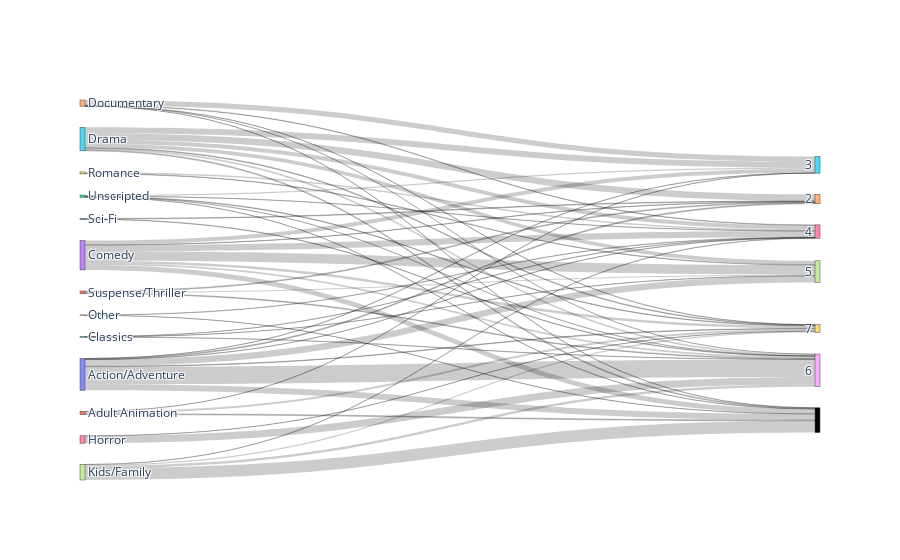

Notebook code cell kept with this figure:
### Code cell
link = dict(source = source, target = target, value = value)
node = dict(label = label, pad=50, thickness=5)
data = go.Sankey(link = link, node=node)
# plot
fig = go.Figure(data)
fig.show()

### Figure 1 — Plotly figure (JSON) as saved in the notebook; plotly's stock layout.template omitted (floating-point values rounded to 4 significant figures)
{"data": [{"link": {"source": [0, 0, 0, 0, 0, 0, 0, 1, 1, 1, 2, 2, 2, 3, 3, 3, 3, 3, 3, 3, 4, 4, 4, 4, 4, 5, 5, 5, 5, 5, 5, 5, 6, 6, 7, 7, 7, 7, 8, 8, 9, 9, 10, 10, 11, 11, 11, 12, 12, 12, 12, 12], "target": [14, 15, 16, 17, 18, 19, 20, 15, 19, 20, 16, 17, 18, 14, 15, 16, 17, 18, 19, 20, 15, 16, 18, 19, 20, 14, 15, 16, 17, 18, 19, 20, 18, 19, 16, 18, 19, 20, 16, 20, 16, 17, 14, 18, 14, 17, 18, 15, 16, 18, 19, 20], "value": [7, 1, 1, 50, 133, 4, 45, 1, 17, 7, 2, 2, 2, 3, 32, 46, 72, 15, 18, 36, 40, 4, 1, 1, 1, 50, 44, 30, 29, 13, 5, 7, 55, 1, 3, 18, 9, 89, 3, 1, 11, 4, 5, 3, 7, 8, 6, 8, 2, 1, 4, 2]}, "node": {"label": ["Action/Adventure ", "Adult Animation", "Classics", "Comedy", "Documentary", "Drama", "Horror ", "Kids/Family", "Other", "Romance", "Sci-Fi", "Suspense/Thriller", "Unscripted", 1, 2, 3, 4, 5, 6, 7], "pad": 50, "thickness": 5}, "type": "sankey"}], "layout": {"autosize": true}}
